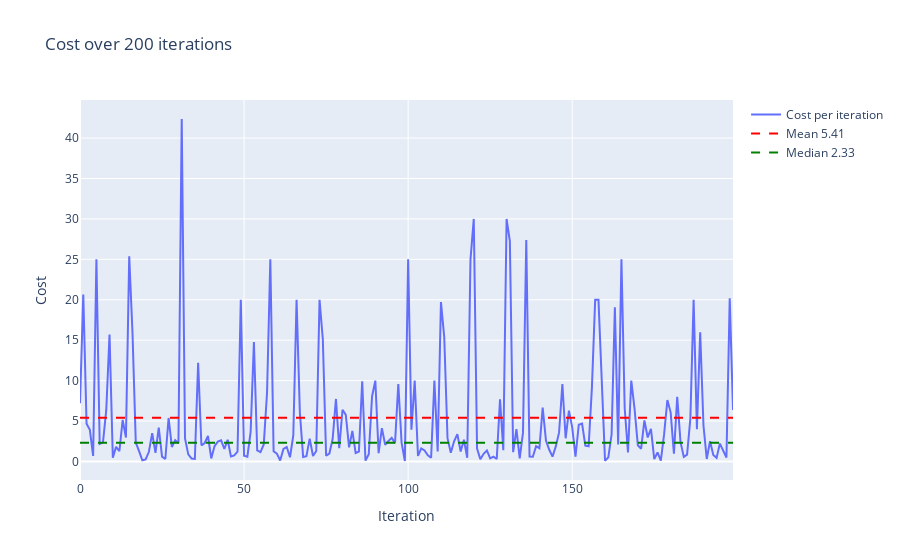

The code cell stored with this chart in its notebook:
### Code cell
display(df.head())
methods.plot_plotly(data=df['actual_cost'], data_label='Cost')

### Figure 1 — Plotly figure (JSON) as saved in the notebook; plotly's stock layout.template omitted (floating-point values rounded to 4 significant figures; data arrays with more than 128 entries replaced by an {"elided": "..."} marker saying what was removed)
{"data": [{"mode": "lines", "name": "Cost per iteration", "type": "scatter", "y": {"elided": "200 float values"}}, {"line": {"color": "red", "dash": "dash"}, "mode": "lines", "name": "Mean 5.41", "type": "scatter", "x": [0, 199], "y": [5.415, 5.415]}, {"line": {"color": "green", "dash": "dash"}, "mode": "lines", "name": "Median 2.33", "type": "scatter", "x": [0, 199], "y": [2.325, 2.325]}], "layout": {"title": {"text": "Cost over 200 iterations"}, "xaxis": {"title": {"text": "Iteration"}}, "yaxis": {"title": {"text": "Cost"}}}}
